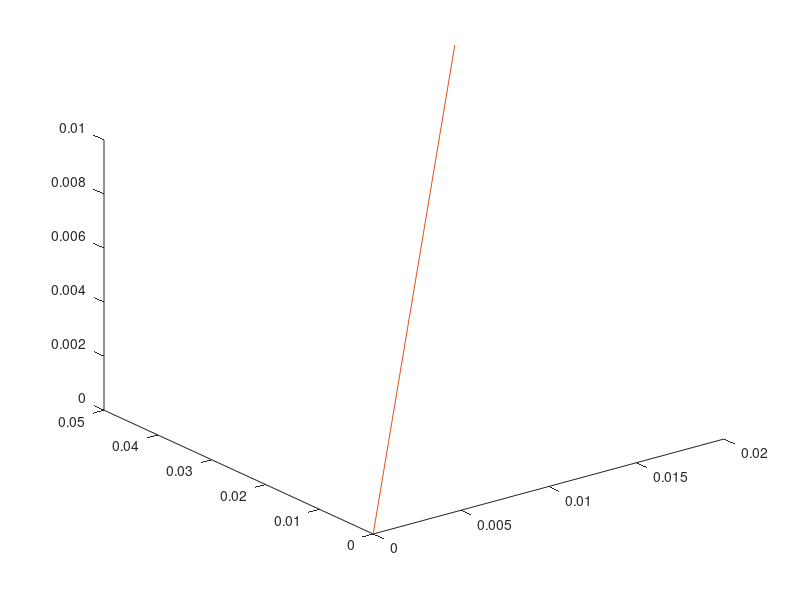

This figure's MATLAB source:
v1 = [0 0; 0 0 ; 0 0]
v2 = [0 0.02; 0 0.05; 0 0.01]

plot3(v1(1,:),v1(2,:),v1(3,:))
hold all
plot3(v2(1,:),v2(2,:),v2(3,:))

medium_speed = 340
delay = 0.02/medium_speed;

distanceVector = v2(:,2)-v1(:,2);
a = sqrt(sum(distanceVector.^2))
b = delay*medium_speed; 
angleVector = acosd(b/a);
